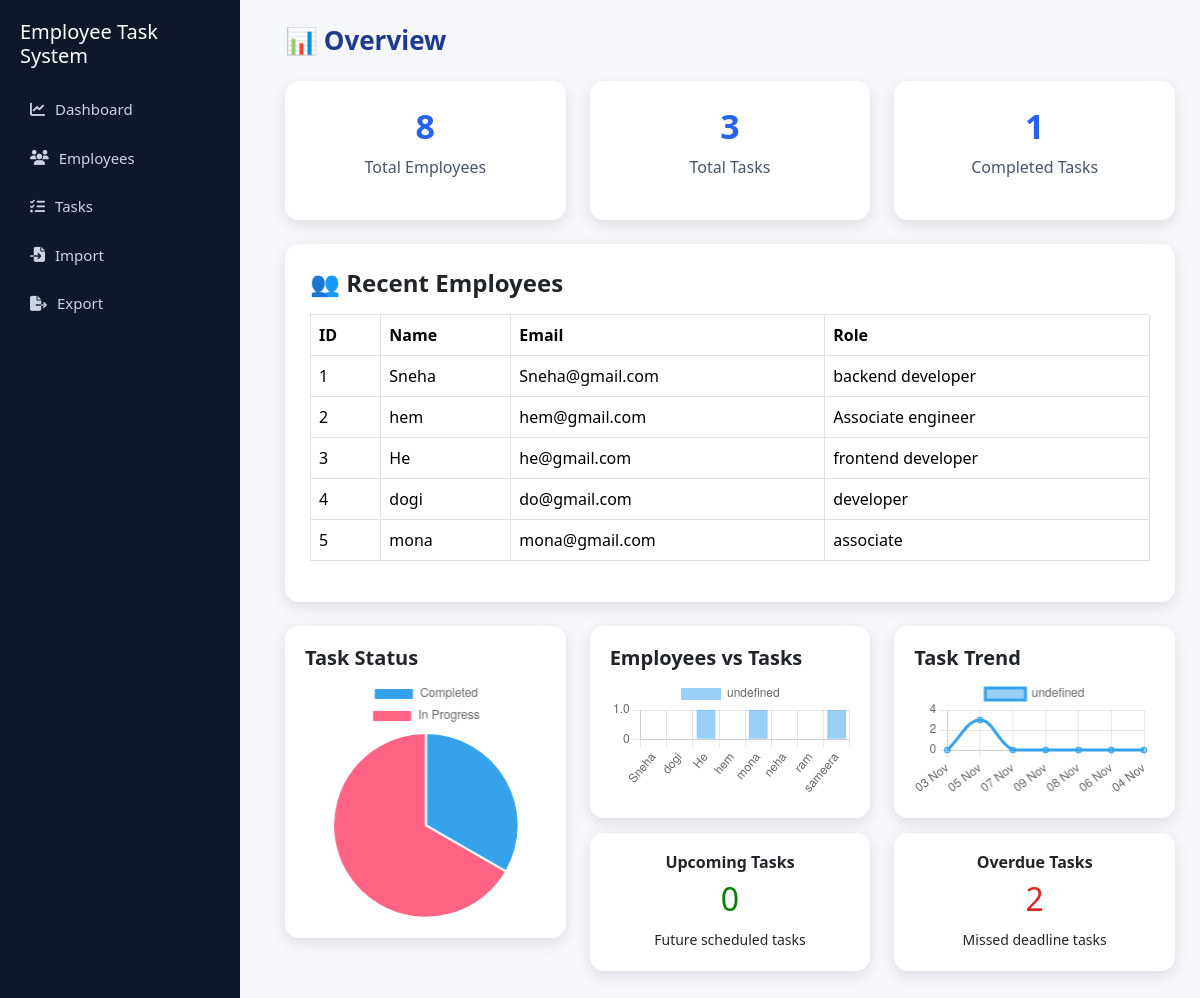
The page / on the database its author committed.
### employees/models.py (models this page shows, shortened)
class Employee(models.Model):
    name = models.CharField(max_length=100)
    email = models.EmailField(unique=True)
    phone = models.CharField(max_length=15, blank=True, null=True)
    role = models.CharField(max_length=100, blank=True, null=True)  # ✅ add this
    joined_date = models.DateTimeField(auto_now_add=True)

### employees/views.py (the view)
# urls.py: path('', views.dashboard, name='dashboard'),
def dashboard(request):
    recent_employees = Employee.objects.order_by('-id')[:5]
    task_status_data = list(Task.objects.values('status').annotate(count=Count('status')))
    employee_task_data = list(
        Employee.objects.annotate(task_count=Count('task')).values('name', 'task_count')
    )
    upcoming_tasks = Task.objects.filter(due_date__gte=timezone.now().date()).count()
    overdue_tasks = Task.objects.filter(due_date__lt=timezone.now().date()).exclude(status="Completed").count()
    today = timezone.now().date()
    trend = []
    for i in range(7):
        day = today - timezone.timedelta(days=i)
        count = Task.objects.filter(created_at__date=day).count()
        trend.append({"date": day.strftime("%d %b"), "count": count})
        trend.reverse()
    return render(request, 'employees/dashboard.html', {
        "recent_employees": recent_employees,
        "task_status_data": json.dumps(task_status_data),
        "employee_task_data": json.dumps(employee_task_data),
        "task_trend": json.dumps(trend),
        "total_employees": Employee.objects.count(),
        "total_tasks": Task.objects.count(),
        "completed_tasks": Task.objects.filter(status="Completed").count(),
        "upcoming_tasks": upcoming_tasks,
        "overdue_tasks": overdue_tasks,
    })

### employees/templates/employees/dashboard.html (shortened to what this page needs)
{% extends 'employees/base.html' %}
{% block content %}
<h2 class="dashboard-title">📊 Overview</h2>
<div class="row g-4">
  <div class="col-md-4"><div class="stat-card"><h3>{{ total_employees }}</h3><p>Total Employees</p></div></div>
  <div class="col-md-4"><div class="stat-card"><h3>{{ total_tasks }}</h3><p>Total Tasks</p></div></div>
  <div class="col-md-4"><div class="stat-card"><h3>{{ completed_tasks }}</h3><p>Completed Tasks</p></div></div>
</div>
<div class="table-card mt-4">
  <h4 class="fw-bold mb-3">👥 Recent Employees</h4>
  <table class="table table-bordered">
    <thead><tr><th>ID</th><th>Name</th><th>Email</th><th>Role</th></tr></thead>
    <tbody>
      {% for emp in recent_employees %}
      <tr><td>{{ forloop.counter }}</td><td>{{ emp.name }}</td><td>{{ emp.email }}</td><td>{{ emp.role }}</td> </tr>
      {% empty %}
      <tr><td colspan="4" class="text-center text-muted">No records</td></tr>
      {% endfor %}
    </tbody>
  </table>
</div>
<div class="row mt-4">
  <div class="col-md-4 task-status">
    <div class="chart-box">
      <h5>Task Status</h5>
      <canvas id="statusChart"></canvas>
    </div>
  </div>
  <div class="col-md-8">
    <div class="row">
      <div class="col-md-6">
        <div class="chart-box">
          <h5>Employees vs Tasks</h5>
          <canvas id="employeeTaskChart"></canvas>
        </div>
      </div>
      <div class="col-md-6">
        <div class="chart-box">
          <h5>Task Trend</h5>
          <canvas id="trendChart"></canvas>
        </div>
      </div>
      <div class="col-md-6">
        <div class="info-card text-center">
          <h6>Upcoming Tasks</h6>
          <h2 style="color:green">{{ upcoming_tasks }}</h2>
          <small>Future scheduled tasks</small>
        </div>
      </div>
      <div class="col-md-6">
        <div class="info-card text-center">
          <h6>Overdue Tasks</h6>
          <h2 style="color:#dc2626">{{ overdue_tasks }}</h2>
          <small>Missed deadline tasks</small>
        </div>
      </div>
    </div>
  </div>
</div>
<script>
const statusData = JSON.parse('{{ task_status_data|escapejs }}');
const empTaskData = JSON.parse('{{ employee_task_data|escapejs }}');
const trendData = JSON.parse('{{ task_trend|escapejs }}');
new Chart(statusChart, {
  type:'pie',
  data:{ labels:statusData.map(x=>x.status), datasets:[{ data:statusData.map(x=>x.count) }] },
  options:{ animation:{ animateScale:true, animateRotate:true } }
});
new Chart(employeeTaskChart, {
  type:'bar',
  data:{ labels:empTaskData.map(x=>x.name), datasets:[{ data:empTaskData.map(x=>x.task_count) }] }
});
new Chart(trendChart, {
  type:'line',
  data:{ labels:trendData.map(x=>x.date), datasets:[{ data:trendData.map(x=>x.count), tension:0.4 }] }
});
</script>
{% endblock %}

### employees/templates/employees/base.html (style rules this page uses)
body { background:#f5f7fb; overflow-x:hidden; }

### employees/templates/employees/dashboard.html (style rules this page uses)
.dashboard-title { font-size: 26px; font-weight: 800; margin-bottom: 25px; color: #1e3a8a; }
.stat-card { background: #ffffff; padding: 25px; border-radius: 14px; text-align: center; transition: .25s; box-shadow: 0 5px 15px rgba(0,0,0,0.10); }
.stat-card h3 { font-size: 34px; font-weight: 800; color: #2563eb; }
.stat-card p { font-weight: 500; color: #475569; }
.table-card { background: #fff; padding: 25px; border-radius: 14px; margin-top: 25px; box-shadow: 0 5px 15px rgba(0,0,0,0.10); transition: all 0.3s ease-in-out; }
.chart-box, .info-card { background: #fff; padding: 20px; border-radius: 14px; box-shadow: 0 5px 15px rgba(0,0,0,0.10); margin-bottom: 15px; transition: .25s; }
.chart-box h5, .info-card h6 { font-weight: 700; }
.chart-box canvas { max-height: 320px; }
.task-status canvas { max-height: 350px; }

### rows shown on the page
Employee: name "Sneha", email "Sneha@gmail.com", role "backend developer"
Employee: name "hem", email "hem@gmail.com", role "Associate engineer"
Employee: name "He", email "he@gmail.com", role "frontend developer"
Employee: name "dogi", email "do@gmail.com", role "developer"
Employee: name "mona", email "mona@gmail.com", role "associate"

### other values the page prints
{{ total_employees }} "8"
{{ total_tasks }} "3"
{{ completed_tasks }} "1"
{{ upcoming_tasks }} "0"
{{ overdue_tasks }} "2"
